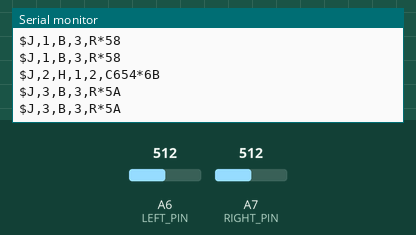
Bench run of a sketch on a simulated Arduino Nano, built with avr-gcc and run on an emulated ATmega328P. Shown: the last lines printed to the serial monitor. The test bench sets the inputs (shaded band); at power-on: A6 (LEFT_PIN) = 512, A7 (RIGHT_PIN) = 512.

Above: at 1.2 s.
1.3 s: A6 (LEFT_PIN) set to 606
At 1.59 s:
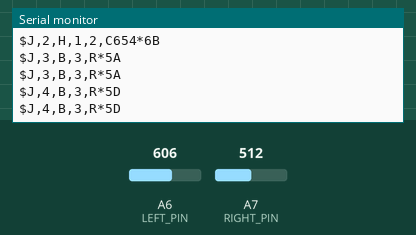
3.1 s: A6 (LEFT_PIN) set to 637
At 3.1 s:
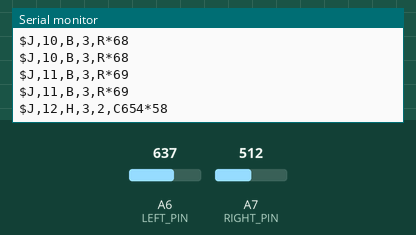
9.1 s: A6 (LEFT_PIN) set to 437
At 9.93 s:
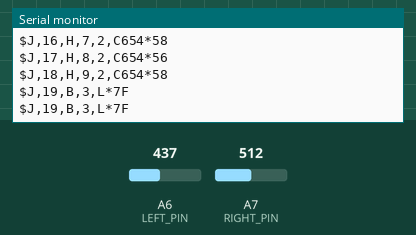
10.6 s: A6 (LEFT_PIN) set to 411
At 11.8 s:
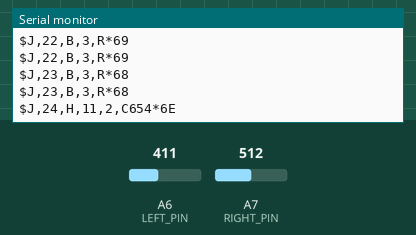
13.5 s: A6 (LEFT_PIN) set to 345
At 14.8 s:
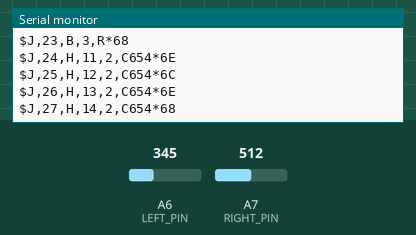
15.0 s: A6 (LEFT_PIN) set to 316
At 15.83 s:
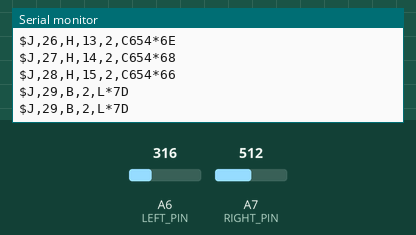
Timing chart, 0 to 17.5 s (numbered marks = the images above; inputs shaded):
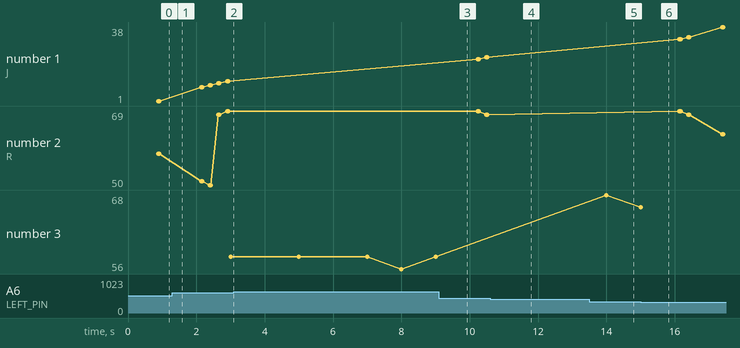

Measured:
- the behaviour switches between 620 and 621 on A6 (LEFT_PIN) (found by bisection; images 1 and 2)
- the behaviour switches between 420 and 419 on A6 (LEFT_PIN) (found by bisection; images 3 and 4)
- the behaviour switches between 331 and 330 on A6 (LEFT_PIN) (found by bisection; images 5 and 6)
- after the input at 9.1 s, the serial monitor: prints a new line after 0.63 s (image 3)
- after the input at 10.6 s, the serial monitor: prints a new line after 0.40 s (image 4)
- after the input at 15.0 s, the serial monitor: prints a new line after 0.64 s (image 6)
- plotted number 1: 11 → 23 after the input at 9.1 s, 23 → 38 after the input at 15.0 s
- plotted number 2: 69 → 68 after the input at 9.1 s, 68 → 63 after the input at 15.0 s

The sketch:

NanoT3Example.ino
```cpp
// NanoT3Example.ino - the three left steering wheel buttons -> the T3, as a small add-on to the Nano.
//
// THIS IS AN EXAMPLE, NOT A REPLACEMENT for your stereo/headlight sketch. To add T3 buttons to your sketch:
//   1. Copy T3Link.h and WheelButtons.h into your sketch's folder (they show up as tabs).
//   2. Copy the four marked blocks below (includes, the objects, the setup lines, the loop lines) into it.
//   3. Run WheelCalibrate once and put your own numbers in LEFT_WINDOWS.
// Nothing in here waits or blocks, so your pedal, stereo and headlight code keeps its timing.
//
// Wiring (see docs/HARDWARE.md):
//   left wheel buttons ladder -> A6, with a pull-up resistor A6 -> 5 V (the value from WheelCalibrate's notes)
//   D1 (TX) -> 10 kOhm -> T3 GPIO 39;  T3 GPIO 39 -> 20 kOhm -> GND;  Nano GND -> T3 GND
//   optional (block 5, right buttons set in Heep): T3 GPIO 25 -> 1 kOhm -> D8 (AltSoftSerial; D9, D10 then taken)

// ---- 1. includes
#include "T3Link.h"
#include "WheelButtons.h"
#include "WheelMap.h"
#include <AltSoftSerial.h>
#include <EEPROM.h>

// ---- 2. the objects (PROVISIONAL numbers: replace them with what WheelCalibrate shows for YOUR wheel)
const uint8_t LEFT_PIN = A6;
const Window LEFT_WINDOWS[] = {
  { 0, 90 },      // button 1 (top)    e.g. reads ~40
  { 150, 330 },   // button 2 (middle) e.g. reads ~240
  { 420, 620 },   // button 3 (bottom) e.g. reads ~520
};                // nothing pressed reads ~1023 (the pull-up)
T3Link t3(Serial);
void onLeftPress(uint8_t button, char press) { t3.button(button, press); }
LadderButtons leftButtons(LEFT_PIN, LEFT_WINDOWS, 3, onLeftPress);

// ---- 5. optional: the right buttons, set in Heep (T3 screens & buttons > Right wheel buttons)
// The T3 sends the map down GPIO 25 -> D8; it's kept in EEPROM so the buttons work the same without the T3.
const uint8_t RIGHT_PIN = A7;
const Window RIGHT_WINDOWS[] = { { 0, 90 }, { 150, 330 }, { 420, 620 } };   // top, middle, bottom (PROVISIONAL)
AltSoftSerial fromT3;   // RX D8
WMapRx mapRx;
char mapText[WMAP_MAX + 1] = WCFG_DEFAULT;
WConfig conf;   // right buttons, pedal, headlight options, answer / hang-up codes
WButton rightBtn[3];
void sendKenwood(uint8_t code) { (void)code; /* your stereo remote code here */ }
void runAction(const WAction& a, bool isHold) {
  if (a.kind == WA_KW) sendKenwood(a.code);
  else if (a.kind == WA_T3) t3.button(a.code, isHold ? 'L' : 'S');
  // WA_ANSWER, WA_HANGUP, WA_BEAMS: your own codes / relay
}
void loadMap() {
  char s[WMAP_MAX + 1];
  for (int i = 0; i <= WMAP_MAX; i++) s[i] = EEPROM.read(1 + i);
  s[WMAP_MAX] = 0;
  conf = wcfgDefault();
  if (EEPROM.read(0) == 0xA7 && wcfgParse(s, conf)) strcpy(mapText, s);
  t3.mapHash(wmapHash(mapText));
}
void rightLoop() {
  char got[WMAP_MAX + 1];
  uint8_t code;
  for (int n = 0; n < 32 && fromT3.available(); n++) {
    char k = mapRx.feed((char)fromT3.read(), got, &code);
    if (k == 'K') sendKenwood(code);   // Heep's "Test a code"
    if (k == 'M' && strcmp(got, mapText) && wcfgParse(got, conf)) {
      strcpy(mapText, got);
      EEPROM.update(0, 0xA7);
      for (int i = 0; ; i++) { EEPROM.update(1 + i, got[i]); if (!got[i]) break; }
      t3.mapHash(wmapHash(mapText));
    }
  }
  int v = analogRead(RIGHT_PIN);
  for (int i = 0; i < 3; i++) wmapStep(rightBtn[i], conf.right[i][0], conf.right[i][1], v >= RIGHT_WINDOWS[i].lo && v <= RIGHT_WINDOWS[i].hi, millis(), runAction);
}

void setup() {
  // ---- 3. setup lines (skip Serial.begin if your sketch already has one: the T3 finds the speed itself)
  Serial.begin(9600);
  leftButtons.presses().longMs = 600;     // hold this long for a long press
  leftButtons.presses().repeatMs = 250;   // then a repeat this often while held (scrolls pages)
  fromT3.begin(9600);                     // block 5 only; the T3 sends at the speed it hears on D1, so use 9600
  loadMap();
  // ... your existing setup ...
}

void loop() {
  // ---- 4. loop lines
  leftButtons.loop();
  t3.loop();
  rightLoop();                            // block 5 only
  // ... your existing loop (pedal, stereo remote, headlights) ...
}
```

T3Link.h
```cpp
// T3Link.h - the Nano's side of the Nano -> T3 wire: steering wheel button presses and a heartbeat.
//
// Add it to your existing Nano sketch without changing what the Nano already does:
//
//   #include "T3Link.h"
//   T3Link t3(Serial);                    // Serial = pin D1 (TX). The T3 only listens.
//   void setup() { Serial.begin(9600); ... your setup ... }
//   void loop()  { t3.loop(); ... your loop ... }
//   ... when a T3 button is pressed:  t3.button(1, 'S');   // 'S' short, 'L' long, 'R' repeat while held
//
// Never blocks: if the serial buffer is full the heartbeat is skipped and a press waits for the next loop()
// (and is dropped after 200 ms rather than delaying anything). If the T3 is unplugged, off, rebooting or
// broken, nothing here notices or cares: the stereo and headlight code keeps running exactly the same.
//
// Wire format (same as firmware/T3/jlink.h on the T3):   $J,<seq>,B,<1-3>,<S|L|R>*HH   and   $J,<seq>,H,<uptime s>,1*HH
// Each press is sent twice, 30 ms apart, with the same seq; the T3 keeps one. HH = XOR checksum in hex.
//
// Your own Serial.print() debug lines are fine: the T3 ignores anything that isn't a checksummed $J line.
// Wiring: D1 (TX) -> 10k -> T3 GPIO 39 -> 20k -> GND, and Nano GND to T3 GND. Never wire the T3 to D0 (RX).
#pragma once
#include <Arduino.h>

#define T3LINK_PROTO 1   // 2 once mapHash() is set (WheelMap.h: right buttons set in Heep)

class T3Link {
 public:
  explicit T3Link(HardwareSerial& port) : s(port) {}

  // call every loop(): sends the heartbeat and the second copy of a press
  void loop() {
    unsigned long now = millis();
    if (pendingLen && now - pendingAt >= 30) {
      if (fits(pendingLen)) { s.write((const uint8_t*)pending, pendingLen); pendingLen = 0; }
      else if (now - pendingAt > 200) pendingLen = 0;
    }
    if (now - lastBeat >= 1000) {
      lastBeat = now;
      char body[40];
      if (hasMap) snprintf(body, sizeof(body), "J,%u,H,%lu,2,%X", seq, now / 1000UL, map);
      else snprintf(body, sizeof(body), "J,%u,H,%lu,%d", seq, now / 1000UL, T3LINK_PROTO);
      seq++;
      char line[40];
      int n = frame(body, line);
      if (fits(n)) s.write((const uint8_t*)line, n);
    }
  }

  // the hash of the right-button map this Nano uses (wmapHash): the T3 resends the map until it matches
  void mapHash(uint16_t h) { map = h; hasMap = true; }

  // a button press for the T3: button 1-3, press 'S', 'L' or 'R'
  void button(uint8_t b, char press) {
    if (b < 1 || b > 3 || (press != 'S' && press != 'L' && press != 'R')) return;
    char body[24];
    snprintf(body, sizeof(body), "J,%u,B,%u,%c", seq, b, press);
    seq++;
    pendingLen = frame(body, pending);
    if (fits(pendingLen)) s.write((const uint8_t*)pending, pendingLen);
    pendingAt = millis();   // the repeat goes out from loop() 30 ms later
  }

 private:
  HardwareSerial& s;
  uint8_t seq = 0;
  uint16_t map = 0;
  bool hasMap = false;
  unsigned long lastBeat = 0, pendingAt = 0;
  char pending[40];
  int pendingLen = 0;

  bool fits(int n) { return s.availableForWrite() >= n; }
  static int frame(const char* body, char* out) {
    uint8_t x = 0;
    for (const char* p = body; *p; p++) x ^= (uint8_t)*p;
    return snprintf(out, 40, "$%s*%02X\n", body, x);
  }
};
```

WheelButtons.h
```cpp
// WheelButtons.h - steering wheel buttons on the Nano, read without blocking, turned into presses:
//   S = short press (released before longMs), L = long press (held longMs), R = repeat every repeatMs while still held.
//
// Two kinds of wiring, pick the one that matches yours:
//   LadderButtons  - all buttons on one wire with different resistors (how factory wheel controls usually work),
//                    read on an analog pin. Needs a pull-up resistor from that pin to 5 V (A6/A7 have no internal one).
//                    Run nano/WheelCalibrate first to see the number each button gives, then fill in the windows.
//   PinButtons     - one wire per button to GND, pins set to INPUT_PULLUP.
//
// Both call your function with (button number, press). Button numbers are yours to choose: the example sends
// buttons 1-3 to the T3 and could keep others for the stereo.
#pragma once
#include <Arduino.h>

typedef void (*PressFn)(uint8_t button, char press);

// turns "which button is down right now" (0 = none) into S / L / R presses, with debouncing
class PressMaker {
 public:
  unsigned int debounceMs = 30, longMs = 600, repeatMs = 250;
  explicit PressMaker(PressFn fn) : cb(fn) {}
  void update(uint8_t down) {
    unsigned long now = millis();
    if (down != raw) { raw = down; rawAt = now; return; }
    if (now - rawAt < debounceMs) return;                 // not settled yet
    if (down != held) {                                   // a settled change
      if (held && !longSent) cb(held, 'S');               // released before it got long: a short press
      held = down; heldAt = now; longSent = false;
      return;
    }
    if (held && !longSent && now - heldAt >= longMs) { cb(held, 'L'); longSent = true; repeatAt = now; }
    else if (held && longSent && now - repeatAt >= repeatMs) { cb(held, 'R'); repeatAt = now; }
  }
 private:
  PressFn cb;
  uint8_t raw = 0, held = 0;
  unsigned long rawAt = 0, heldAt = 0, repeatAt = 0;
  bool longSent = false;
};

struct Window { int lo, hi; };   // analogRead() range for one button

class LadderButtons {
 public:
  // pin: analog pin; windows[i] is button i+1
  LadderButtons(uint8_t pin, const Window* windows, uint8_t count, PressFn fn) : p(pin), w(windows), n(count), maker(fn) {}
  PressMaker& presses() { return maker; }
  void loop() {
    if (millis() - lastRead < 5) return;                  // 200 reads a second is plenty
    lastRead = millis();
    int v = analogRead(p);
    uint8_t down = 0;
    for (uint8_t i = 0; i < n; i++) if (v >= w[i].lo && v <= w[i].hi) { down = i + 1; break; }
    maker.update(down);
  }
 private:
  uint8_t p; const Window* w; uint8_t n;
  PressMaker maker;
  unsigned long lastRead = 0;
};

class PinButtons {
 public:
  // pins[i] is button i+1, wired to GND
  PinButtons(const uint8_t* pins, uint8_t count, PressFn fn) : ps(pins), n(count), maker(fn) {}
  PressMaker& presses() { return maker; }
  void begin() { for (uint8_t i = 0; i < n; i++) pinMode(ps[i], INPUT_PULLUP); }
  void loop() {
    uint8_t down = 0;
    for (uint8_t i = 0; i < n; i++) if (digitalRead(ps[i]) == LOW) { down = i + 1; break; }
    maker.update(down);
  }
 private:
  const uint8_t* ps; uint8_t n;
  PressMaker maker;
};
```

Source omitted: WheelMap.h (9210 bytes)
